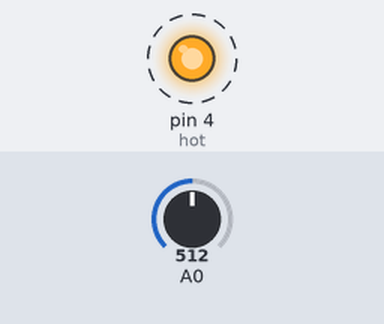
This sketch was run on a simulated Arduino Uno, built with avr-gcc and run on an emulated ATmega328P. Parts: output pins drawn as LEDs (lit = HIGH). Dashed ring = blinking. The test bench sets the inputs (shaded band); at power-on: A0 = 512.

Above: at 1.25 s.
1.3 s: A0 set to 162
4.3 s: A0 set to 143
At 4.9 s:
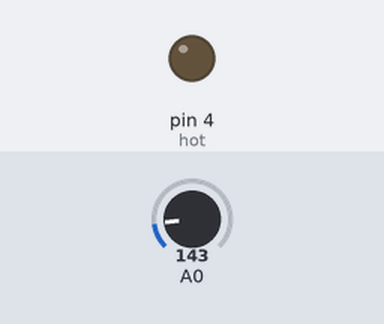
5.8 s: A0 set to 165
At 6.0 s:
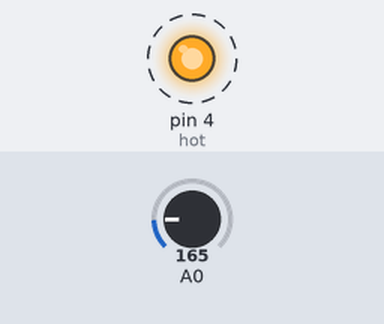
8.8 s: A0 set to 145
Timing chart, 0 to 11.3 s (numbered marks = the images above; inputs shaded):
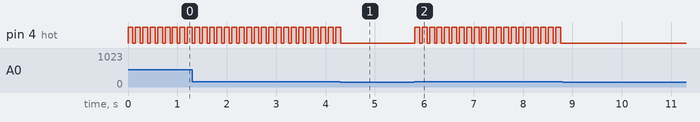

Measured:
- the behaviour switches between 156 and 155 on A0 (found by bisection; images 0 and 1)
- after the input at 4.3 s, pin 4 (hot): goes on until 4.3 s, then stays LOW
- after the input at 5.8 s, pin 4 (hot): alternates HIGH for 0.10 s and LOW for 0.05 s, starting at once
- after the input at 8.8 s, pin 4 (hot): stops changing and stays LOW
- by itself, pin 4 (hot): alternates HIGH for 0.10 s and LOW for 0.05 s

The sketch:

Automatic_Temperature_Control.ino
```cpp
#define LDR A0
#define hot 4
#define cold 2

void setup()
{
  pinMode(hot,OUTPUT);
  pinMode(cold,OUTPUT);
}

void loop()
{
  int temp = analogRead(A0);
  if(temp > 155){
  	digitalWrite(4,HIGH);
    delay(100);
    digitalWrite(4,LOW);
  }
  if(temp < 121){
  	digitalWrite(2,HIGH);
    delay(100);
    digitalWrite(2,LOW);
  }
  delay(50);
}
```
